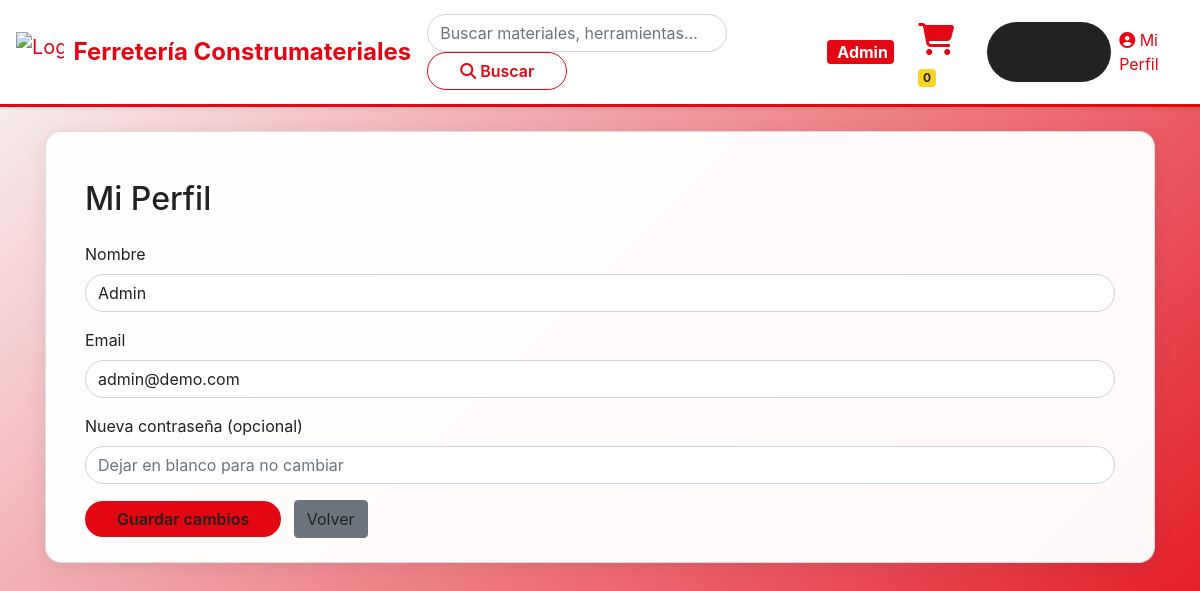
The page /perfil (signed in) on the database its author committed.
### app/models/core.py (models this page shows, shortened)
class Usuario(db.Model, UserMixin):
    __tablename__ = 'usuario'
    id = db.Column(db.Integer, primary_key=True)
    nombre = db.Column(db.String(80), nullable=False)
    email = db.Column(db.String(120), unique=True, nullable=False)
    password = db.Column(db.String(128), nullable=False)
    rol = db.Column(db.String(20), nullable=False)  # admin, cliente, proveedor, vendedor
    estado = db.Column(db.String(20), default='activo')  # activo, bloqueado

### app/routes/perfil.py (the view, shortened to what this page needs)
@bp.route('/perfil', methods=['GET', 'POST'])
@login_required
def perfil():
    usuario = Usuario.query.get(current_user.id)
    return render_template('perfil/perfil.html', usuario=usuario)

### app/templates/perfil/perfil.html (shortened to what this page needs)
{% extends 'base.html' %}
{% block content %}
<div class="container mt-4">
  <h2 class="mb-4">Mi Perfil</h2>
  <form method="post">
    <div class="form-group">
      <label for="nombre">Nombre</label>
      <input type="text" class="form-control" id="nombre" name="nombre" value="{{ usuario.nombre }}" required>
    </div>
    <div class="form-group">
      <label for="email">Email</label>
      <input type="email" class="form-control" id="email" name="email" value="{{ usuario.email }}" required>
    </div>
    <div class="form-group">
      <label for="password">Nueva contraseña (opcional)</label>
      <input type="password" class="form-control" id="password" name="password" placeholder="Dejar en blanco para no cambiar">
    </div>
    <button type="submit" class="btn btn-primary">Guardar cambios</button>
    <a href="{{ url_for('cliente.cliente_dashboard') }}" class="btn btn-secondary ml-2">Volver</a>
  </form>
</div>
{% endblock %}

### app/templates/base.html (shortened to what this page needs)
<!DOCTYPE html>
<html lang="en">
<head>
    <link rel="stylesheet" href="https://stackpath.bootstrapcdn.com/bootstrap/4.5.2/css/bootstrap.min.css">
    <link rel="stylesheet" href="https://cdnjs.cloudflare.com/ajax/libs/font-awesome/6.4.0/css/all.min.css">
</head>
<body>
    <nav class="navbar navbar-expand-lg navbar-light shadow-sm">
      <a class="navbar-brand d-flex align-items-center" href="/">
        <img src="https://i.imgur.com/8QfQ2Qp.png" alt="Logo" style="height:40px; margin-right:10px;">
        <span class="font-weight-bold" style="font-size:1.5rem;">Ferretería Construmateriales</span>
      </a>
      <div class="collapse navbar-collapse" id="navbarNav">
        <form class="form-inline mx-auto" style="max-width:400px; width:100%;">
          <input class="form-control mr-sm-2 w-75" type="search" placeholder="Buscar materiales, herramientas..." aria-label="Buscar">
          <button class="btn btn-outline-danger my-2 my-sm-0" type="submit"><i class="fas fa-search"></i> Buscar</button>
        </form>
        <ul class="navbar-nav ml-auto align-items-center">
          {% if current_user.is_authenticated %}
            <li class="nav-item mr-3">
              <span class="badge badge-primary" style="font-size:1rem;"> {{ current_user.rol|capitalize }}</span>
            </li>
            <li class="nav-item mr-3">
              <a href="{{ url_for('cliente.ver_carrito') }}" class="nav-link">
                <span class="material-icon"><i class="fas fa-shopping-cart"></i></span>
                <span class="badge badge-danger">
                  {{ carrito_count }}
                </span>
              </a>
            </li>
            <li class="nav-item">
              <a href="{{ url_for('auth.logout') }}" class="btn btn-danger">Cerrar sesión</a>
            </li>
            <li class="nav-item">
              <a class="nav-link" href="{{ url_for('perfil.perfil') }}"><i class="fas fa-user-circle"></i> Mi Perfil</a>
            </li>
          {% else %}
            <li class="nav-item">
              <a href="{{ url_for('auth.login') }}" class="btn btn-outline-danger">Iniciar sesión</a>
            </li>
          {% endif %}
        </ul>
      </div>
    </nav>
    <div class="container mt-4">
      <div class="main-content">
        <div class="card p-4" style="border-radius:1rem;">
          {% block content %}{% endblock %}
        </div>
      </div>
    </div>
</body>
</html>

### app/templates/base.html (style rules this page uses)
body { min-height: 100vh; background: linear-gradient(135deg, #f9f9f9 0%, #e30613 100%); }
.main-content, .card, .logo, .form-control, .btn, label, h2, h5, p, a, .carousel-caption { color: #222 !important; }
.card { border-radius: 1rem; box-shadow: 0 4px 20px rgba(0,0,0,0.08); background: rgba(255,255,255,0.97); }
.btn-primary, .btn-danger, .btn-outline-danger { border-radius: 2rem; padding-left: 2rem; padding-right: 2rem; font-weight: 600; }
.btn-primary { background: #e30613; border: none; }
.btn-danger { background: #222; border: none; }
.btn-outline-danger { color: #e30613 !important; border-color: #e30613; }
.form-control { border-radius: 2rem; }
.container { margin-top: 5vh; }
.material-icon { font-size: 2rem; color: #e30613; margin-right: 0.5rem; }
a, a:visited, a:active { color: #e30613 !important; }
.navbar { background: #fff !important; border-bottom: 3px solid #e30613; }
.navbar-brand span { color: #e30613 !important; }
.badge-primary { background: #e30613 !important; }
.badge-danger { background: #f9d423 !important; color: #222 !important; }

### rows shown on the page
Usuario: rol "Admin", nombre "Admin", email "admin@demo.com"

### other values the page prints
{{ carrito_count }} "0"
